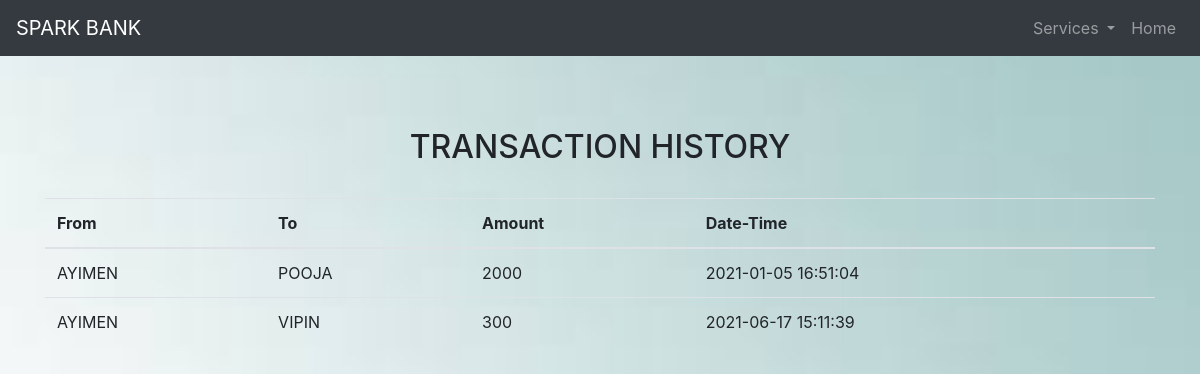
The page /history.php on the database its author committed.
### tables this page shows
CREATE TABLE IF NOT EXISTS `transaction` (
  `sender` text NOT NULL,
  `receiver` text NOT NULL,
  `balance` int(8) NOT NULL,
  `datetime` datetime NOT NULL DEFAULT CURRENT_TIMESTAMP
);

### history.php (the view, shortened to what this page needs)
<!DOCTYPE html>
<html lang="en">
<head>
  <link rel="stylesheet" href="https://maxcdn.bootstrapcdn.com/bootstrap/4.5.2/css/bootstrap.min.css">
</head>
<body>
        <nav class="navbar navbar-expand-sm bg-dark navbar-dark">
    <a class="navbar-brand" href="#">SPARK BANK</a>
  <ul class="navbar-nav ml-auto">
    <li class="nav-item dropdown">
      <a class="nav-link dropdown-toggle" href="#" id="navbardrop" data-toggle="dropdown">
        Services
      </a>
    </li>
    <li class="nav-item">
      <a class="nav-link" href="index.php">Home</a>
    </li>
  </ul>
</nav>
    <br><br><br>
    <b> <center><h2>TRANSACTION HISTORY</h2> </center> </b>
 <br>
 <div class="container">
  <table class="table table-hover ">
    <thead>
      <tr>
        <th>From</th>
        <th>To</th>
        <th>Amount</th>
        <th>Date-Time</th>
      </tr>
    </thead>
    <tbody>
         <?php
            require 'includes/common.php';
            $sql ="select * from transaction";
            $query =mysqli_query($con, $sql);
            while($rows = mysqli_fetch_assoc($query))
            {
         ?>
      <tr>
        <td><?php echo $rows['sender']; ?></td>
        <td><?php echo $rows['receiver']; ?></td>
        <td> <?php echo $rows['balance']; ?></td>
        <td><?php echo $rows['datetime']; ?></td>
      </tr>
      <?php
            }
        ?>
    </tbody>
  </table>
</div>
</body>
</html>

### history.php (style rules this page uses)
body { background-image: url('images/bg.jpeg'); background-repeat: no-repeat; background-attachment: fixed; background-size: cover; }

### rows shown on the page
transaction: sender "AYIMEN", receiver "POOJA", balance "2000", datetime "2021-01-05 16:51:04"
transaction: sender "AYIMEN", receiver "VIPIN", balance "300", datetime "2021-06-17 15:11:39"
